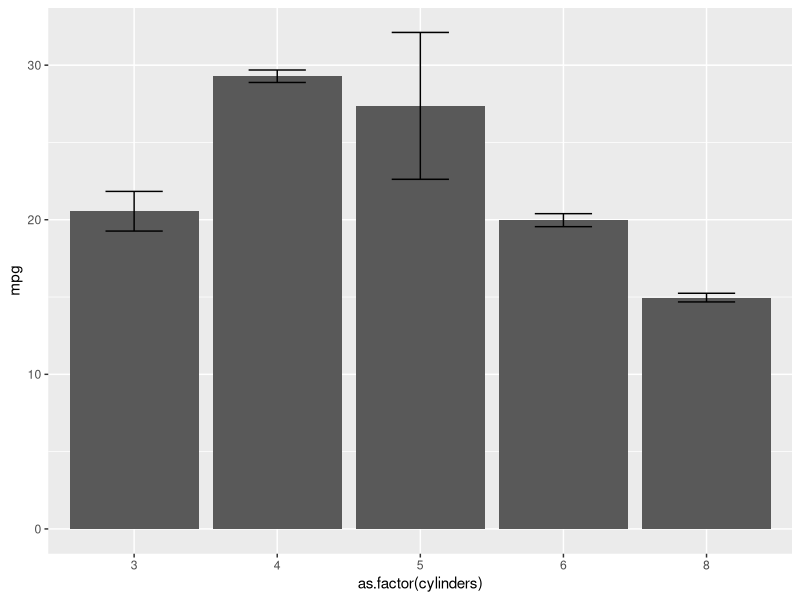
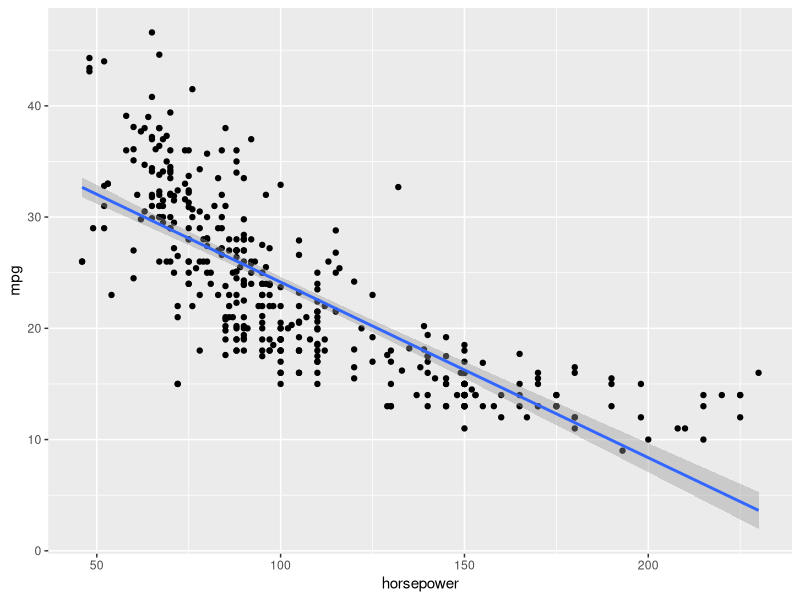
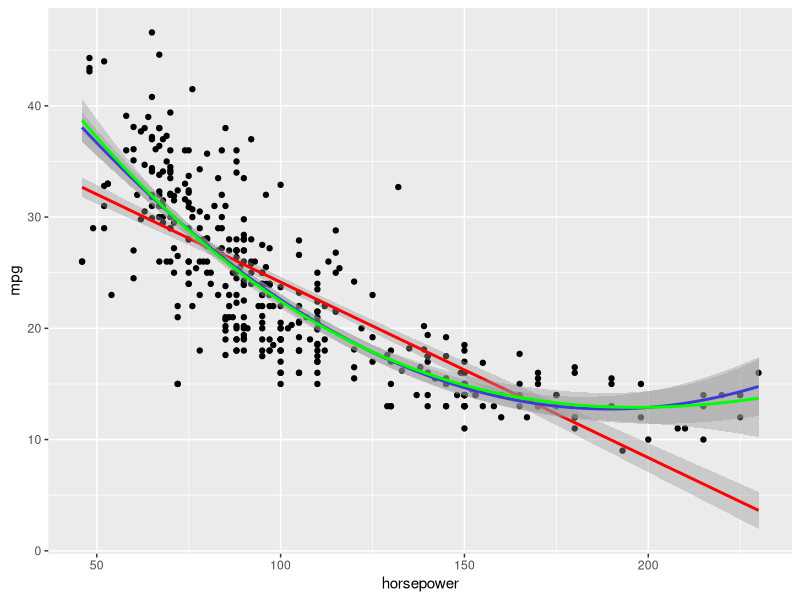
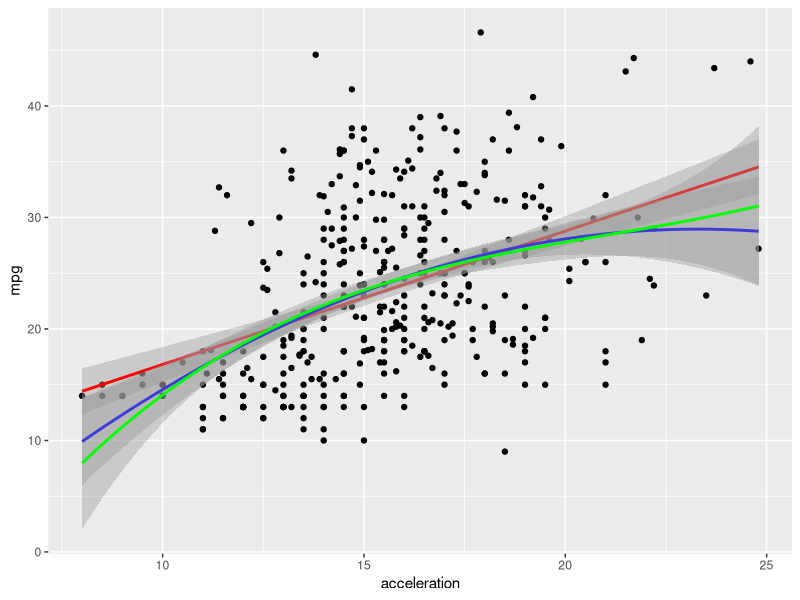
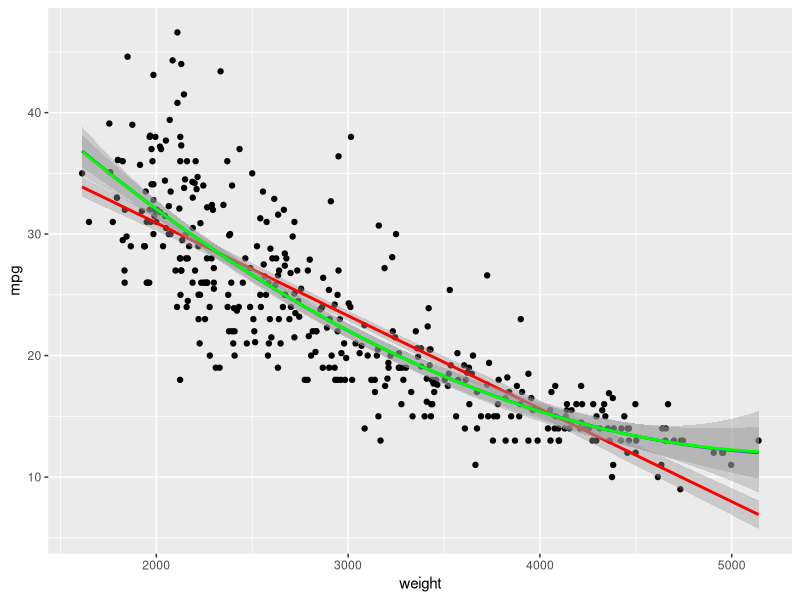

These figures' R source, in order:
## ---- chunk 1
knitr::opts_chunk$set(echo = TRUE)
## ---- chunk 2
#Load the data set 
library(boot)
library(ggplot2)
## ---- chunk 3
cardat <- read.table('auto-mpg.csv', sep = ',', header = TRUE)
## ---- chunk 4
summary(cardat)
## ---- chunk 5
str(cardat)
## ---- chunk 6
cardat$horsepower[cardat$horsepower == '?'] <- NA
cardat$horsepower <- as.numeric(as.character(cardat$horsepower))
## ---- chunk 7
str(cardat)
## ---- chunk 8
colSums(is.na(cardat))
## ---- chunk 9
cardat <- na.omit(cardat)
dim(cardat)
## ---- chunk 10
ggplot(cardat, aes(x = as.factor(cylinders), y = mpg)) +
  stat_summary(fun.y='mean',geom = 'bar', position = 'dodge') +
  stat_summary(fun.data = 'mean_se', geom = 'errorbar', position = position_dodge(width = 0.9), width = .4)
## ---- chunk 11
ggplot(cardat, aes(x = horsepower, y = mpg)) + geom_point() + geom_smooth(method='lm',formula = y~x)
## ---- chunk 12
ggplot(cardat, aes(x = horsepower, y = mpg)) + geom_point() + 
  geom_smooth(method='lm', formula = y~x, colour = 'red') +
  geom_smooth(method='lm', formula = y ~ poly(x, 2, raw=TRUE), colour = 'blue') +
  geom_smooth(method='lm', formula = y ~ poly(x, 3, raw=TRUE), colour = 'green')

## ---- chunk 13
ggplot(cardat, aes(x = acceleration, y = mpg)) + geom_point() + 
  geom_smooth(method='lm', formula = y~x, colour = 'red') +
  geom_smooth(method='lm', formula = y ~ poly(x, 2, raw=TRUE), colour = 'blue') +
  geom_smooth(method='lm', formula = y ~ poly(x, 3, raw=TRUE), colour = 'green')
## ---- chunk 14
ggplot(cardat, aes(x = weight, y = mpg)) + geom_point() + 
  geom_smooth(method='lm', formula = y~x, colour = 'red') +
  geom_smooth(method='lm', formula = y ~ poly(x, 2, raw=TRUE), colour = 'blue') +
  geom_smooth(method='lm', formula = y ~ poly(x, 3, raw=TRUE), colour = 'green')
## ---- chunk 15
lm.mod = glm(mpg ~ poly(horsepower, 3) + poly(weight, 3), data = cardat)
## ---- chunk 16
summary(lm.mod)
## ---- chunk 17
lm.mod = glm(mpg ~ poly(horsepower, 2) + poly(weight, 2), data = cardat)
summary(lm.mod)
## ---- chunk 18
cv.err = cv.glm(cardat, lm.mod, K = 10)
## ---- chunk 19
cv.err$delta
